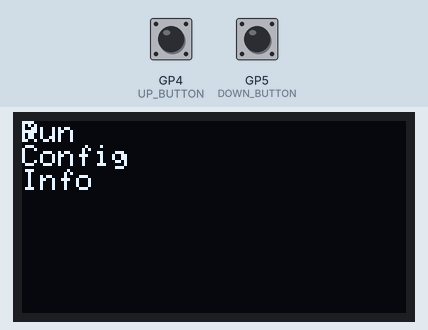
This sketch was run on a simulated Raspberry Pi Pico. Parts: 128×64 one-colour display. Inputs (shaded band) come from the test bench; at power-on: GP4 (UP_BUTTON) HIGH, GP5 (DOWN_BUTTON) HIGH.

Above: at 1.2 s.
1.3 s: GP4 (UP_BUTTON) pulled LOW for 1 s
3.8 s: GP5 (DOWN_BUTTON) pulled LOW for 3.2 s
Timing chart, 0 to 6.8 s (numbered marks = the images above; inputs shaded):
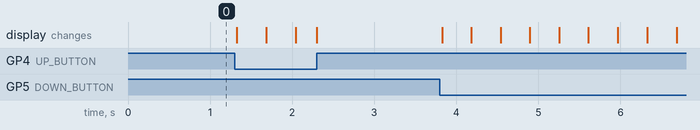

The sketch:

display_oled_325.ino
```cpp
// snippet: display_oled_325
// tags: adafruit_gfx, adafruit_ssd1306
// boards: avr, esp32, megaavr, nano33iot, romi32u4, rp2040
// library: Adafruit_GFX, Adafruit_SSD1306
// description: Implement a 3-item menu ("Run", "Config", "Info") on the SSD1306 128×64 OLED
// prompts: implement, 3-item, ("run", "config", "info"), ssd1306
// verified: compile-only
// source: kd-generated (id 325)
// exact-include: Wire.h, Adafruit_GFX.h, Adafruit_SSD1306.h

#include <Wire.h>
#include <Adafruit_GFX.h>
#include <Adafruit_SSD1306.h>

#define SCREEN_WIDTH 128 // OLED display width, in pixels
#define SCREEN_HEIGHT 64 // OLED display height, in pixels

// Declaration for an SSD1306 display connected to I2C (SDA, SCL pins)
#define OLED_RESET     -1 // Reset pin # (or -1 if sharing Arduino reset pin)
Adafruit_SSD1306 display(SCREEN_WIDTH, SCREEN_HEIGHT, &Wire, OLED_RESET);

const int UP_BUTTON = 4;
const int DOWN_BUTTON = 5;
const int NUM_ITEMS = 3;
const unsigned long DEBOUNCE_MS = 50;

int selectedItem = 0;
unsigned long lastDebounceUp = 0;
unsigned long lastDebounceDown = 0;

void setup() {
  Serial.begin(9600);

  // Configure button pins with internal pull-up resistors
  // Buttons are active-low (pull to GND when pressed)
  pinMode(UP_BUTTON, INPUT_PULLUP);
  pinMode(DOWN_BUTTON, INPUT_PULLUP);

  if(!display.begin(SSD1306_SWITCHCAPVCC, 0x3C)) { // Address 0x3D for 128x64
    Serial.println(F("SSD1306 allocation failed"));
    for(;;);
  }
  display.clearDisplay();  // SSD1306: clear the framebuffer (push with display())
  display.setTextSize(1);
  display.setTextColor(SSD1306_WHITE);
  display.setCursor(0, 0);
  display.println("Run");
  display.println("Config");
  display.println("Info");
  display.setCursor(0, selectedItem * 10);
  display.println(">");
  display.display();  // SSD1306: push the framebuffer to the screen
}

void loop() {
  unsigned long now = millis();

  // Check for button presses (active-low with pull-up)
  if (digitalRead(UP_BUTTON) == LOW && now - lastDebounceUp > DEBOUNCE_MS) {
    lastDebounceUp = now;
    selectedItem = (selectedItem - 1 + NUM_ITEMS) % NUM_ITEMS;
    display.clearDisplay();  // SSD1306: clear the framebuffer (push with display())
    display.setTextSize(1);
    display.setTextColor(SSD1306_WHITE);
    display.setCursor(0, 0);
    display.println("Run");
    display.println("Config");
    display.println("Info");
    display.setCursor(0, selectedItem * 10);
    display.println(">");
    display.display();  // SSD1306: push the framebuffer to the screen
  }

  if (digitalRead(DOWN_BUTTON) == LOW && now - lastDebounceDown > DEBOUNCE_MS) {
    lastDebounceDown = now;
    selectedItem = (selectedItem + 1) % NUM_ITEMS;
    display.clearDisplay();  // SSD1306: clear the framebuffer (push with display())
    display.setTextSize(1);
    display.setTextColor(SSD1306_WHITE);
    display.setCursor(0, 0);
    display.println("Run");
    display.println("Config");
    display.println("Info");
    display.setCursor(0, selectedItem * 10);
    display.println(">");
    display.display();  // SSD1306: push the framebuffer to the screen
  }
}
```
